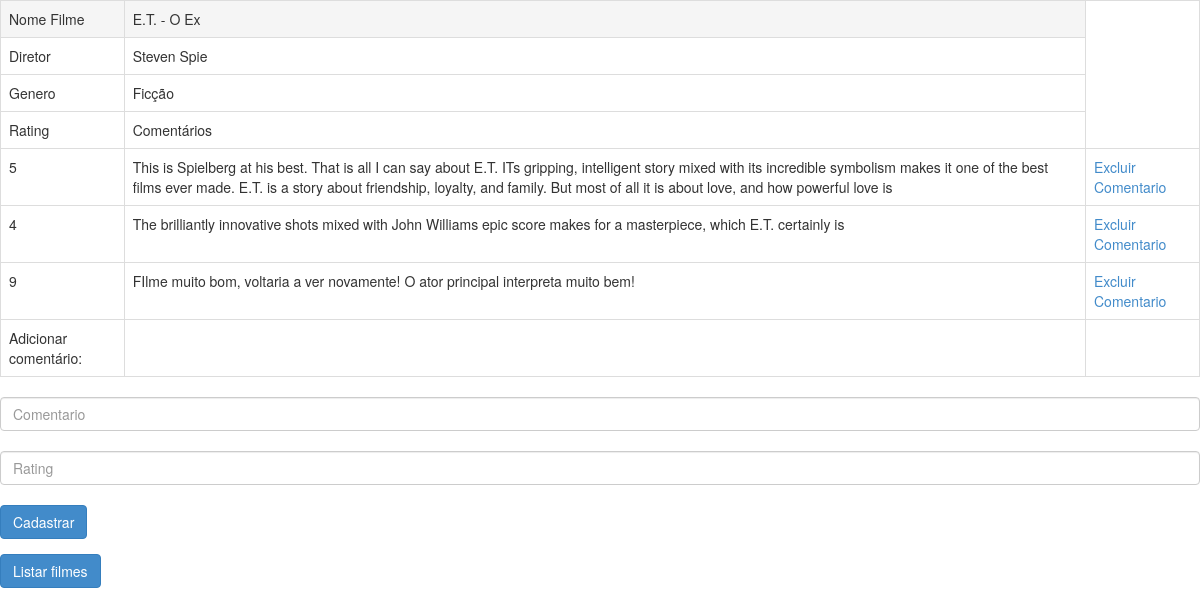
The app's page /info.php?id=1 with its own data.
### tables this page shows
CREATE TABLE `filmes` (
`id_filmes` int(11) NOT NULL,
  `nome` varchar(50) NOT NULL,
  `diretor` varchar(11) NOT NULL,
  `genero` varchar(11) NOT NULL
);

CREATE TABLE `comentarios` (
`id_comentarios` int(11) NOT NULL,
  `id_filmes` int(11) NOT NULL,
  `comentario` text NOT NULL,
  `rating` int(11) NOT NULL
);

### info.php (the view, shortened to what this page needs)
<?php
$conexao = mysql_connect("localhost", "root2", "root2");
$id = $_GET['id'];
$select = "SELECT * FROM filmes WHERE id_filmes=$id";
$select2 = "SELECT * FROM comentarios WHERE id_filmes=$id";
$result = mysql_query($select, $conexao);
$result2 = mysql_query($select2, $conexao);
?>
<!DOCTYPE html PUBLIC "-//W3C//DTD XHTML 1.0 Transitional//EN" "http://www.w3.org/TR/xhtml1/DTD/xhtml1-transitional.dtd">
<html xmlns="http://www.w3.org/1999/xhtml">
<head>
<link href="bootstrap-3.1.1-dist/css/bootstrap.min.css" rel="stylesheet" type="text/css" />
</head>
<body>
<table class="table table-bordered table-hover">
<?php
		$escrever = mysql_fetch_array($result);
		echo '<tr><td>Nome Filme</td><td>'.$escrever['nome'].'</td></tr>';
		echo '<tr><td>Diretor</td><td>'.$escrever['diretor'].'</td></tr>';
		echo '<tr><td>Genero</td><td>'.$escrever['genero'].'</td></tr>';
		echo '<tr><td>Rating</td><td>Comentários</td></tr>';
	while ($escrever = mysql_fetch_array($result2)) {
		echo '<tr><td>'.$escrever['rating'].'</td>';
		echo '<td>'.$escrever['comentario'].'</td><td><a href="excluircomentario.php?id='.$escrever['id_comentarios'].'">Excluir Comentario</a></td></tr>';
	}
?>
	<tr><td>Adicionar comentário:</td><td></td></tr>
</table>
<div>
<form class="form-group" id="comentario" name="comentario" method="post" action="inserircomentario.php">
    <input class="form-control" id="comentario" name="comentario" type="text" placeholder="Comentario"><br/>
    <input class="form-control" id="rating" name="rating" type="text" placeholder="Rating">
	<input type="hidden" name="id_filme" value="<?php echo $id; ?>"><br/>
	<button class="btn btn-primary" type="submit">Cadastrar</button>
</form>
<a href="index.php"><button class="btn btn-primary" type="button">Listar filmes</button></a>
</div>
</body>
</html>

### records on screen
filmes: nome "E.T. - O Ex", diretor "Steven Spie", genero "Ficção"
comentarios: rating "5", comentario "This is Spielberg at his best. That is all I can say about E.T. ITs gripping, intelligent story mixed with its incredible symbolism makes it one of the best films ever made. E.T. is a story about friendship, loyalty, and family. But most of all it is about love, and how powerful love is"
comentarios: rating "4", comentario "The brilliantly innovative shots mixed with John Williams epic score makes for a masterpiece, which E.T. certainly is"
comentarios: rating "9", comentario "FIlme muito bom, voltaria a ver novamente! O ator principal interpreta muito bem!"
